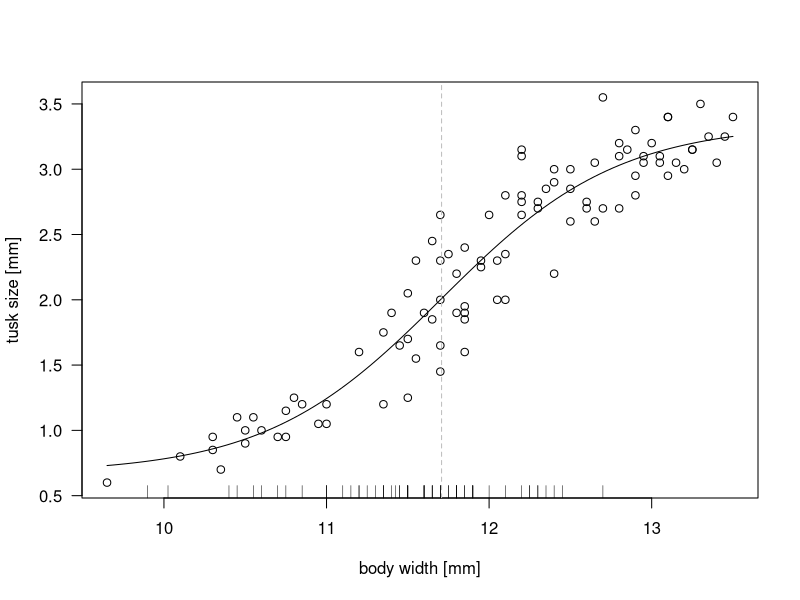
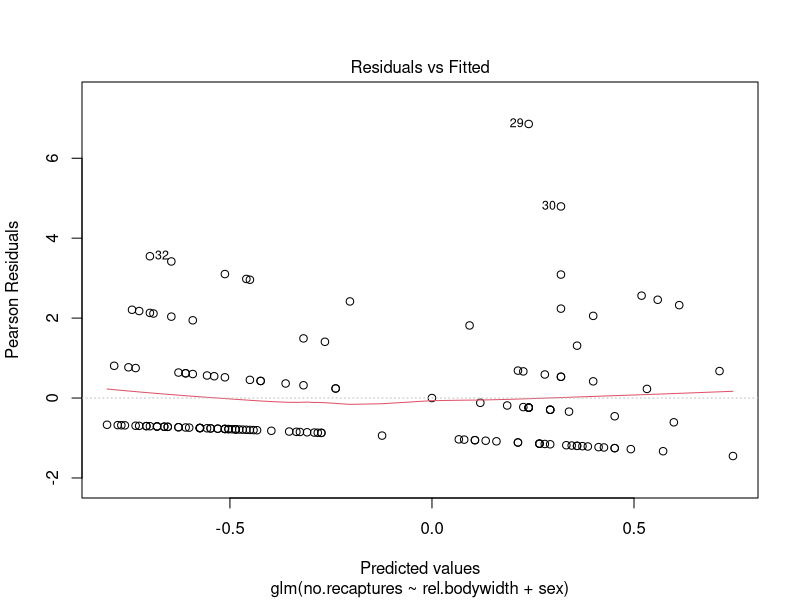
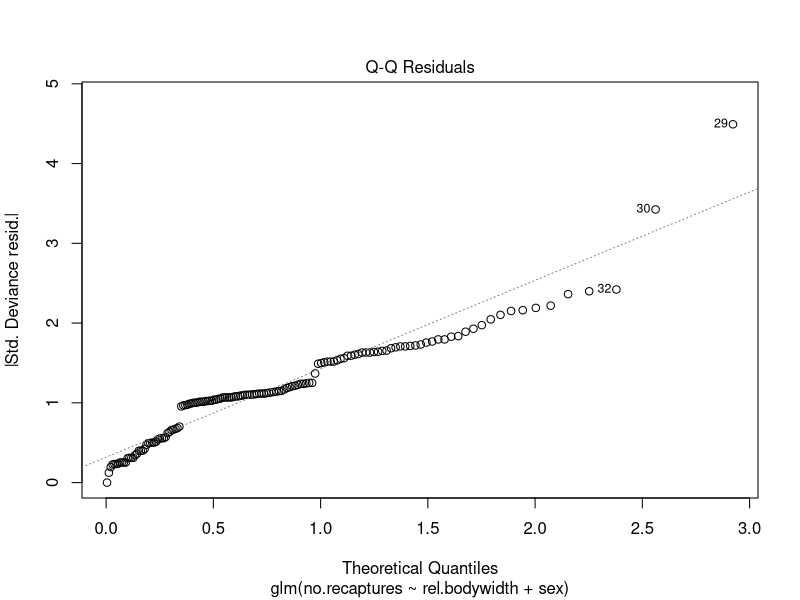
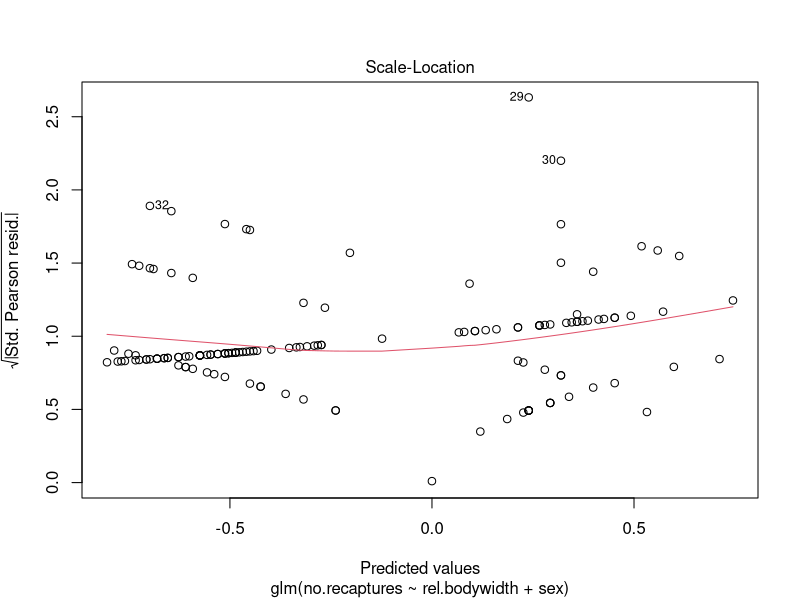
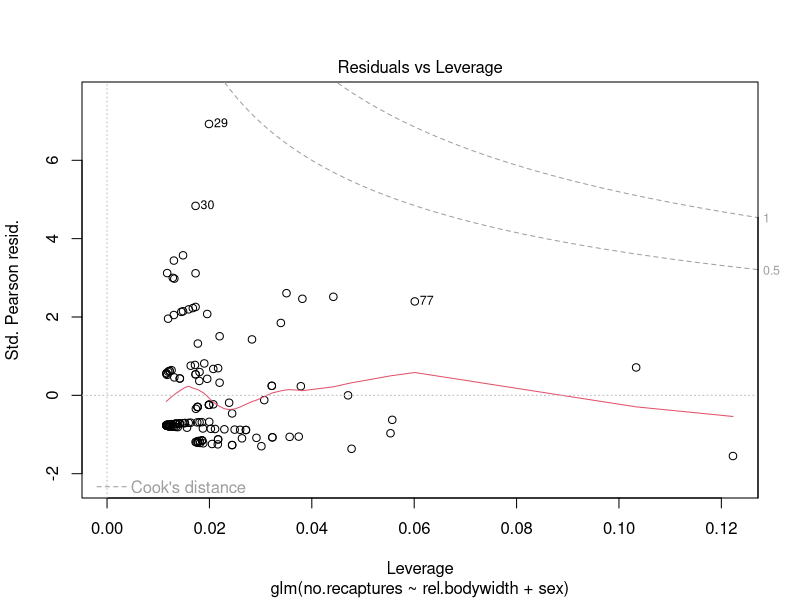
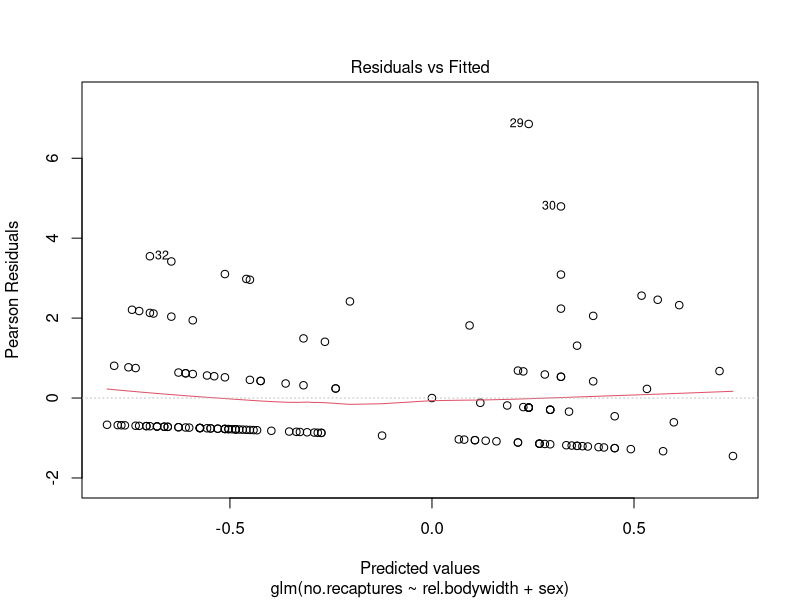
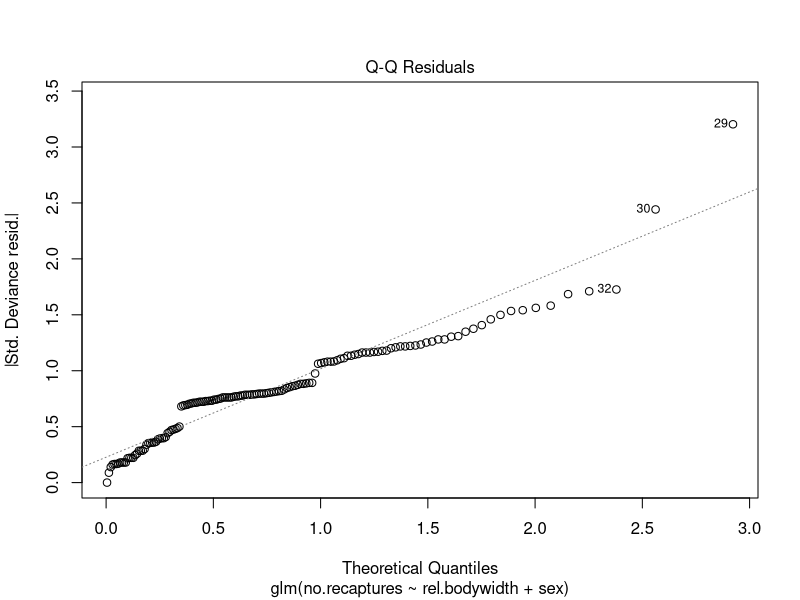
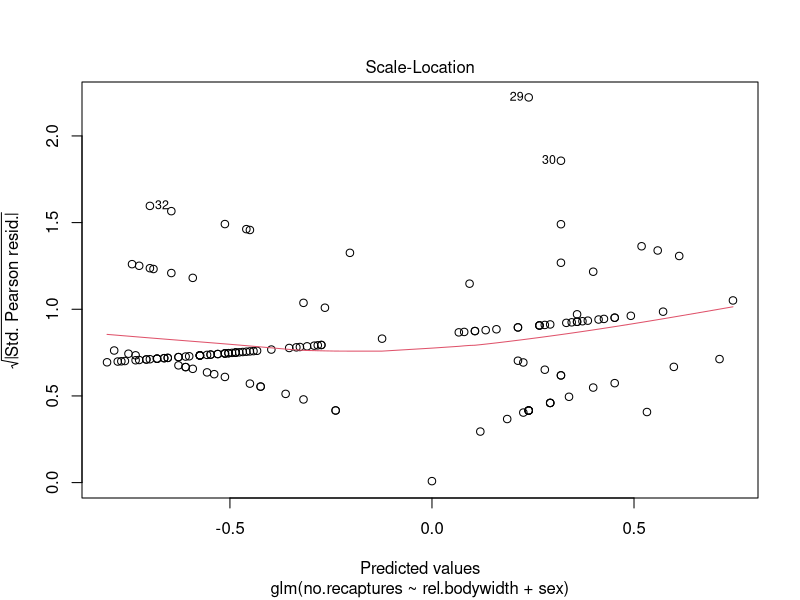

Source code (R) for these figures, in order:
library(lattice)
library(lmtest)
library(pscl)
library(MASS)
library(lme4)
library(plotrix)
library(emmeans)

t.df <- read.csv("Trapping_Doroghaza2015.csv")

nrow(t.df)
summary(t.df)
head(t.df)



d <- as.Date(as.character(t.df$Date), format="%m/%d/%y")
t.df$Date <- d
d <- as.character(t.df$Time)
d <- matrix(as.numeric(unlist(strsplit(d, ":"))), ncol=2, byrow=TRUE)
t.df$hours <- d[,1] + d[,2]/60
t.df$Grid <- as.factor(t.df$Grid)
t.df$Grid
d <- factor(as.character(t.df$Sex), labels=c("female", "male"))
t.df$Sex <- d
d <- factor(as.character(t.df$Capt), labels=c("new", "recapture"))
t.df$Capt <- d
d <- as.character(t.df$ID)
i <- d == "15" & t.df$Date == "2015-05-11"
d[i] <- "115"
t.df$ID <- factor(d)
head(t.df)
##Calculate some distance meassures

my.aggregate <- function(i, t.df) {
  #print(unique(t.df[i, "ID"]))
  l.i <- ifelse(length(i) == nrow(t.df), sum(i), length(i))
  if(l.i > 1) {
    d <- dist(t.df[i, c("trap_X", "trap_Y")])
    m <- diag(1, nrow=l.i-1)
    m <- cbind(m, rep(0, nrow(m)))
    m <- rbind(rep(0, ncol(m)), m)
    s.d <- as.matrix(d)[m > 0.5]
  } else {
    d <- NA
    s.d <- NA
  }
  a <- data.frame(
    ID=unique(as.character(t.df[i, "ID"])),
    Grid=unique(as.character(t.df[i, "Grid"])),
    sex=unique(as.character(t.df[i, "Sex"])),
    B.length=mean(t.df[i, "B_length"], na.rm=TRUE),
    B.width=mean(t.df[i, "B_width"], na.rm=TRUE),
    Tusk=mean(t.df[i, "Tusk"], na.rm=TRUE),
    days=as.numeric(max(t.df[i,"Date"]) - min(t.df[i, "Date"])),
    no.recaptures=l.i-1,
    tot.dist=sum(s.d),
    max.dist=max(d)
  )
  a
}

a.df <- data.frame()
for(id in unique(t.df$ID)) {
  i <- t.df$ID == id
  r <- my.aggregate(i, t.df)
  a.df <- rbind(a.df, r)
}
a.df$ID <- factor(a.df$ID)
a.df$sex <- factor(a.df$sex)
a.df

##Body size vs tusk size

sigmoid.fn <- function(x, x0, L.min, L.max, k) {
  L.min + (L.max - L.min)/(1 + exp(-k*(x - x0)))
}
l.sig <- nls(Tusk~sigmoid.fn(B.width, x0, L.min, L.max, k), a.df,
             start=list(x0=11.8, L.min=0.5, L.max=3.5, k=2))
l.lin <- nls(Tusk~a + b*B.width, a.df, start=list(a=-8, b=0.85))
anova(l.lin, l.sig, test="Chisq")
summary(l.sig)

####Sigmoid curve fits better than strait line does.

plot(Tusk~B.width, a.df, xlab="body width [mm]", ylab="tusk size [mm]",las=1)
rug(a.df$B.width[a.df$sex=="female"])
bwidth <- seq(min(a.df$B.width, na.rm=TRUE), 
              max(a.df$B.width, na.rm=TRUE), length.out=100)
c.sig <- coef(l.sig)
lines(bwidth, sigmoid.fn(bwidth, c.sig["x0"], c.sig["L.min"],
                         c.sig["L.max"], c.sig["k"]))
abline(v=c.sig["x0"], lty=2, col="grey")


####The rug represents the females’ body width values, The solid line is the fitted sigmoid curve, the vertical dashed line marks the inflection points.

#Analyses of movement


##Number of recaptures

na.df <- a.df[!is.na(a.df$B.width),]
na.df <- na.df[na.df$Grid == "1",] #### Only data from Grid 1 has been used! 


with(a.df, tapply(no.recaptures, sex, mean))

with(a.df, tapply(no.recaptures, sex, sd))

gof <- function(model) {
  pchisq(deviance(model), df.residual(model), lower.tail=FALSE)
}


### Scale the body width within sexes:

fem.df<-na.df[na.df$sex=="female",]
mal.df<-na.df[na.df$sex=="male",]
mean(fem.df$B.width)
sd(fem.df$B.width)
mean(mal.df$B.width)
sd(mal.df$B.width)

fem.df$rel.bodywidth <- as.numeric(scale(fem.df$B.width))
mal.df$rel.bodywidth <- as.numeric(scale(mal.df$B.width))

rel.na.df<-rbind(fem.df,mal.df)
nrow(rel.na.df)
nrow(na.df)

### Now check the models

rel.p.rec <- glm(no.recaptures ~ rel.bodywidth*sex, rel.na.df, family=poisson)
anova(rel.p.rec, test="Chisq")

rel.p.rec1 <- update(rel.p.rec, .~. - rel.bodywidth:sex)

anova(rel.p.rec, rel.p.rec1, test="Chisq")

anova(rel.p.rec1, test="Chisq")

plot(rel.p.rec1)
summary(rel.p.rec1)

gof(rel.p.rec1)

rel.qp.rec <- glm(no.recaptures ~ rel.bodywidth * sex, rel.na.df, family=quasipoisson)
anova(rel.qp.rec, test="F")

rel.qp.rec1 <- update(rel.qp.rec, .~. - rel.bodywidth:sex)
anova(rel.qp.rec, rel.qp.rec1, test="F")

anova(rel.qp.rec1, test="F")

plot(rel.qp.rec1)

summary(rel.qp.rec1)

rel.nb.rec <- glm.nb(no.recaptures ~ rel.bodywidth * sex, rel.na.df)
anova(rel.nb.rec)
drop1 (rel.nb.rec, test="Chisq")

rel.nb.rec1 <- update(rel.nb.rec, .~. - rel.bodywidth:sex)
anova(rel.nb.rec, rel.nb.rec1)

anova(rel.nb.rec1)

plot(rel.nb.rec1)

summary(rel.nb.rec1)

gof(rel.nb.rec1)

rel.h.rec <- hurdle(no.recaptures ~ rel.bodywidth * sex, rel.na.df)
summary(rel.h.rec)

rel.h.rec1 <- update(rel.h.rec, .~. - rel.bodywidth:sex)
lrtest(rel.h.rec, rel.h.rec1)

rel.h.rec2 <- update(rel.h.rec1, .~. - rel.bodywidth)
lrtest(rel.h.rec1, rel.h.rec2)

rel.h.rec2 <- update(rel.h.rec1, .~. - sex)
lrtest(rel.h.rec1, rel.h.rec2)

summary(rel.h.rec2)

#### We now compare the count models.

logLik(rel.p.rec1)

logLik(rel.nb.rec1)

logLik(rel.h.rec1)

AIC(rel.p.rec1)

AIC(rel.nb.rec1)

AIC(rel.h.rec1)

#### seems that NB fits the best

summary(rel.nb.rec1)
drop1(rel.nb.rec1,test="Chisq")

rel.nb.rec2<-update(rel.nb.rec1, .~. -rel.bodywidth)
summary(rel.nb.rec2)
drop1(rel.nb.rec2,test="Chisq")

library(plotrix)

fem.se<-std.error(rel.na.df$no.recaptures[na.df$sex=="female"], na.rm=TRUE)
fem.se

m.se<-std.error(rel.na.df$no.recaptures[na.df$sex=="male"], na.rm=TRUE)
m.se

t.se<-std.error(rel.na.df$no.recaptures, na.rm=TRUE)
t.se
recapplot <- boxplot(rel.na.df$no.recaptures~rel.na.df$sex, ylim=c(0, max(rel.na.df$no.recaptures+t.se)), xlab="Sex", 
                     ylab="Number of recaptures", cex.axis=1.1, cex=0.9, cex.lab=1.3, las=1, lwd=2,font.lab=2, font.main=4,col=c("white","black"),medcol=c("black","white") )


##Days seen

rel.l.d <- glm(days~no.recaptures*sex*rel.bodywidth, rel.na.df, family=poisson,
               subset=no.recaptures > 0)
anova(rel.l.d, test="Chisq")

summary(rel.l.d)

gof(rel.l.d)

rel.nb.days <- glm.nb(days ~ no.recaptures * sex * rel.bodywidth, rel.na.df,
                      subset=no.recaptures > 0)
anova (rel.nb.days, test="Chisq")
drop1 (rel.nb.days, test="Chisq")
gof(rel.nb.days)
AIC(rel.l.d)
AIC(rel.nb.days)

rel.nb.d1 <- update(rel.nb.days, .~. - no.recaptures:sex:rel.bodywidth)
drop1(rel.nb.d1, test="Chisq")


rel.nb.d2 <- update(rel.nb.d1, .~. - no.recaptures:sex)
drop1(rel.nb.d2, test="Chisq")

rel.nb.d3 <- update(rel.nb.d2, .~. - sex:rel.bodywidth)
drop1(rel.nb.d3, test="Chisq")

rel.nb.d4 <- update(rel.nb.d3, .~. - no.recaptures:rel.bodywidth)
drop1(rel.nb.d4, test="Chisq")


rel.nb.d5 <- update(rel.nb.d4, .~. - no.recaptures)
drop1(rel.nb.d5, test="Chisq")

rel.nb.d6 <- update(rel.nb.d5, .~. - rel.bodywidth)
drop1(rel.nb.d6, test="Chisq")

anova(rel.nb.d6)

gof(rel.nb.d6)

plot(rel.nb.d6)

summary(rel.nb.d6)

rel.mna.df<-rel.na.df[rel.na.df$no.recaptures>0,]
rel.mna.df



daysplot <- boxplot(rel.mna.df$days~rel.mna.df$sex, ylim=c(0, max(rel.mna.df$days+1)), xlab="Sex", 
                    ylab="Number of days", cex.axis=1.1, cex=0.9, cex.lab=1.3, las=1, font.lab=2,lwd=2,col=c("white","black"),medcol=c("black","white") )

## Total distance travelled


rel.mna.df<-rel.na.df[rel.na.df$no.recaptures>0,]

rel.l.td <- lm(log(tot.dist+1)~no.recaptures*sex*rel.bodywidth, rel.mna.df)
drop1(rel.l.td, test="F")

rel.l.td1 <- update(rel.l.td, .~. - no.recaptures:sex:rel.bodywidth)
drop1(rel.l.td1, test="F")

rel.l.td2 <- update(rel.l.td1, .~. - sex:rel.bodywidth)
drop1(rel.l.td2, test="F")

rel.l.td3 <- update(rel.l.td2, .~. - no.recaptures:rel.bodywidth)
drop1(rel.l.td3, test="F")
summary(rel.l.td3)

rel.l.td4 <- update(rel.l.td3, .~. - no.recaptures:sex)
drop1(rel.l.td4, test="F")
summary(rel.l.td4)

#### Plot

summary(rel.mna.df)

n.data <- data.frame(no.recaptures = 
                       rep(seq(min(rel.mna.df$no.recaptures),
                               max(rel.mna.df$no.recaptures), length=100), 2),
                     sex = rep(c("female", "male"), c(100, 100)),
                     rel.bodywidth=mean(rel.mna.df$rel.bodywidth))
pred.td <- predict(rel.l.td4, newdata=n.data, type="response", se.fit=TRUE)
n.data$tot.dist <-(pred.td$fit)
#rel.na.df$tn.se<-std.error(rel.na.df$tot.dist, na.rm=TRUE)
plot(tot.dist~no.recaptures, n.data, type="n", xlab="Number of recaptures", 
     ylab="Total distance travelled [m]",las=1, cex.axis=1.1, cex=0.9, cex.lab=1.3, las=1, font.lab=2, font.main=4, ylim=c(0, 20),xlim=c(0,10))
points(tot.dist~no.recaptures, rel.na.df, subset=sex=="female", pch=1,
       col=1)
points(tot.dist~no.recaptures, rel.mna.df, subset=c(sex=="male"), pch=17,
       col=1)

lines(exp(tot.dist) ~ no.recaptures, n.data, subset=sex=="female", lty=3,lwd=2)
lines(exp(tot.dist) ~ no.recaptures, n.data, subset=c(sex=="male" & no.recaptures<=3), col=1,lwd=2)
legend(x=0,y=21, legend=c("female", "male"),
       pch=c(1,17), lty=c(3,1), bty="n", cex=1.2,y.intersp =0.6,x.intersp = 0.1,ncol=1,lwd=2)


### Total distance travelled a day

rel.l.tdd <- lm(log((tot.dist+1)/(days+1))~sex*rel.bodywidth*no.recaptures, rel.mna.df)
drop1(rel.l.tdd, test="F")

rel.l.tdd1 <- update(rel.l.tdd, .~. - sex:rel.bodywidth:no.recaptures)
drop1(rel.l.tdd1, test="F")

rel.l.tdd2 <- update(rel.l.tdd1, .~. -sex:no.recaptures)
drop1(rel.l.tdd2, test="F")

rel.l.tdd3<-update(rel.l.tdd2, .~. -sex:rel.bodywidth)
drop1(rel.l.tdd3, test="F")

rel.l.tdd4<-update(rel.l.tdd3, .~. -rel.bodywidth:no.recaptures)
drop1(rel.l.tdd4, test="F")
summary(rel.l.tdd4)

rel.l.tdd5<-update(rel.l.tdd4, .~. -rel.bodywidth)
drop1(rel.l.tdd5, test="F")

rel.l.tdd6<-update(rel.l.tdd5, .~. -no.recaptures)
drop1(rel.l.tdd6, test="F")

rel.mna.df$dayly<-(rel.mna.df$tot.dist+1)/(rel.mna.df$days+1)
summary(rel.mna.df$dayly)
daysplot <- boxplot(rel.mna.df$dayly~rel.mna.df$sex, ylim=c(0, 5), xlab="Sex", 
                    ylab="Distance travelled per day [m]", cex.axis=1.1, cex=0.9, cex.lab=1.3, las=1, font.lab=2,lwd=2,col=c("white","black"),medcol=c("black","white"))

#### Plot for short comm

par(mfrow = c(1, 2))

recapplot <- boxplot(rel.na.df$no.recaptures~rel.na.df$sex, ylim=c(0, max(rel.na.df$no.recaptures+t.se)), xlab="Sex", main="(a)",
                     ylab="Number of recaptures", cex.axis=1.1, cex=0.9, cex.lab=1.3, las=1, lwd=2,font.lab=2, font.main=4,col=c("white","black"),medcol=c("black","white") )

daysplot <- boxplot(rel.mna.df$days~rel.mna.df$sex, ylim=c(0, max(rel.mna.df$days+1)), xlab="Sex", main="(b)",
                    ylab="Number of days", cex.axis=1.1, cex=0.9, cex.lab=1.3, las=1, font.lab=2,lwd=2,col=c("white","black"),medcol=c("black","white") )
